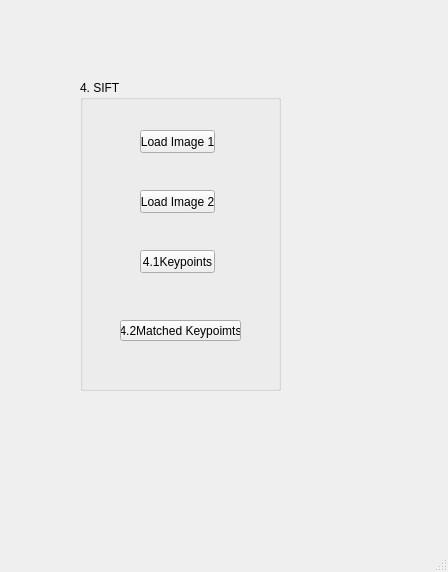
<?xml version="1.0" encoding="UTF-8"?>
<ui version="4.0">
 <class>MainWindow</class>
 <widget class="QMainWindow" name="MainWindow">
  <property name="geometry">
   <rect>
    <x>0</x>
    <y>0</y>
    <width>448</width>
    <height>572</height>
   </rect>
  </property>
  <property name="windowTitle">
   <string>MainWindow</string>
  </property>
  <widget class="QWidget" name="centralwidget">
   <widget class="QGroupBox" name="groupBox">
    <property name="geometry">
     <rect>
      <x>80</x>
      <y>80</y>
      <width>201</width>
      <height>311</height>
     </rect>
    </property>
    <property name="title">
     <string>4. SIFT</string>
    </property>
    <widget class="QPushButton" name="btn_load_image_1">
     <property name="geometry">
      <rect>
       <x>60</x>
       <y>50</y>
       <width>75</width>
       <height>23</height>
      </rect>
     </property>
     <property name="text">
      <string>Load Image 1</string>
     </property>
    </widget>
    <widget class="QPushButton" name="btn_load_image_2">
     <property name="geometry">
      <rect>
       <x>60</x>
       <y>110</y>
       <width>75</width>
       <height>23</height>
      </rect>
     </property>
     <property name="text">
      <string>Load Image 2</string>
     </property>
    </widget>
    <widget class="QPushButton" name="btn_keypoints">
     <property name="geometry">
      <rect>
       <x>60</x>
       <y>170</y>
       <width>75</width>
       <height>23</height>
      </rect>
     </property>
     <property name="text">
      <string>4.1Keypoints</string>
     </property>
    </widget>
    <widget class="QPushButton" name="btn_matched_keypoints">
     <property name="geometry">
      <rect>
       <x>40</x>
       <y>240</y>
       <width>121</width>
       <height>21</height>
      </rect>
     </property>
     <property name="text">
      <string>4.2Matched Keypoimts</string>
     </property>
    </widget>
   </widget>
  </widget>
  <widget class="QMenuBar" name="menubar">
   <property name="geometry">
    <rect>
     <x>0</x>
     <y>0</y>
     <width>448</width>
     <height>21</height>
    </rect>
   </property>
  </widget>
  <widget class="QStatusBar" name="statusbar"/>
 </widget>
 <resources/>
 <connections/>
</ui>
